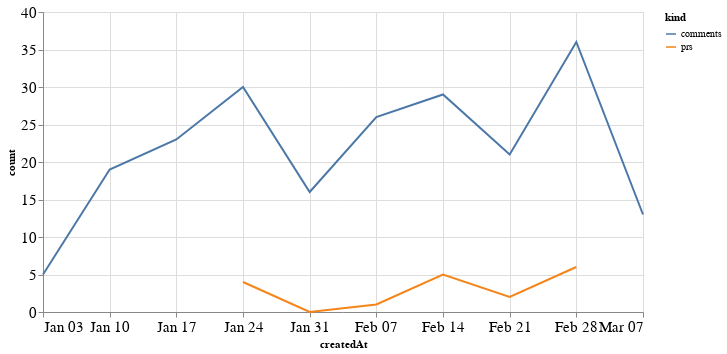

Notebook code for this chart:
### Code cell
alt.Chart(total_time, width=600).mark_line().encode(
    x='createdAt',
    y='count',
    color='kind'
)

### Figure 1 — Vega-Lite specification as saved in the notebook (floating-point values rounded to 4 significant figures)
{"config": {"axisLeft": {"labelFontSize": 15}, "axisBottom": {"labelFontSize": 15}}, "data": {"name": "data-18d421d8312b09d1b607030185a02b29"}, "mark": "line", "encoding": {"color": {"type": "nominal", "field": "kind"}, "x": {"type": "temporal", "field": "createdAt"}, "y": {"type": "quantitative", "field": "count"}}, "width": 600, "$schema": "https://vega.github.io/schema/vega-lite/v4.8.1.json", "datasets": {"data-18d421d8312b09d1b607030185a02b29": [{"createdAt": "2021-01-24T00:00:00", "kind": "prs", "count": 4.0}, {"createdAt": "2021-01-31T00:00:00", "kind": "prs", "count": 0.0}, {"createdAt": "2021-02-07T00:00:00", "kind": "prs", "count": 1.0}, {"createdAt": "2021-02-14T00:00:00", "kind": "prs", "count": 5.0}, {"createdAt": "2021-02-21T00:00:00", "kind": "prs", "count": 2.0}, {"createdAt": "2021-02-28T00:00:00", "kind": "prs", "count": 6.0}, {"createdAt": "2021-01-03T00:00:00", "kind": "prs", "count": null}, {"createdAt": "2021-01-10T00:00:00", "kind": "prs", "count": null}, {"createdAt": "2021-01-17T00:00:00", "kind": "prs", "count": null}, {"createdAt": "2021-03-07T00:00:00", "kind": "prs", "count": null}, {"createdAt": "2021-01-24T00:00:00", "kind": "comments", "count": 30.0}, {"createdAt": "2021-01-31T00:00:00", "kind": "comments", "count": 16.0}, {"createdAt": "2021-02-07T00:00:00", "kind": "comments", "count": 26.0}, {"createdAt": "2021-02-14T00:00:00", "kind": "comments", "count": 29.0}, {"createdAt": "2021-02-21T00:00:00", "kind": "comments", "count": 21.0}, {"createdAt": "2021-02-28T00:00:00", "kind": "comments", "count": 36.0}, {"createdAt": "2021-01-03T00:00:00", "kind": "comments", "count": 5.0}, {"createdAt": "2021-01-10T00:00:00", "kind": "comments", "count": 19.0}, {"createdAt": "2021-01-17T00:00:00", "kind": "comments", "count": 23.0}, {"createdAt": "2021-03-07T00:00:00", "kind": "comments", "count": 13.0}]}}
